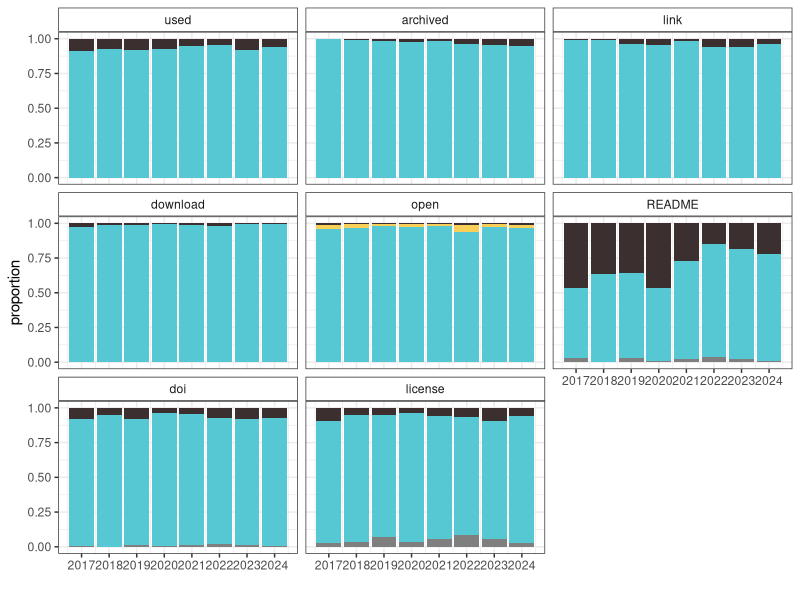
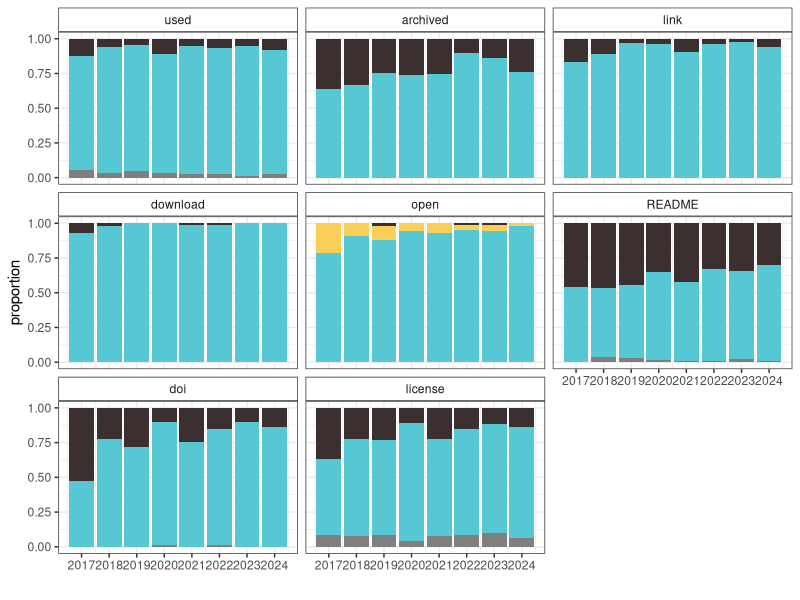
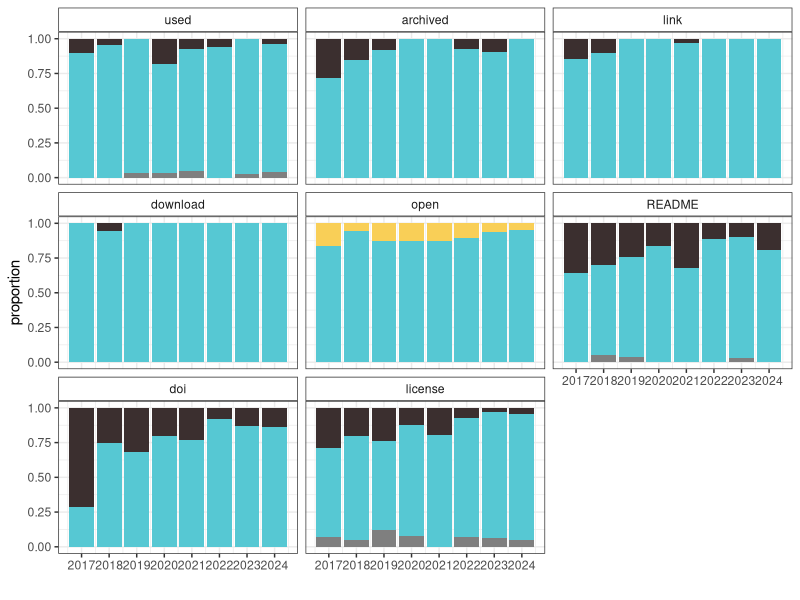
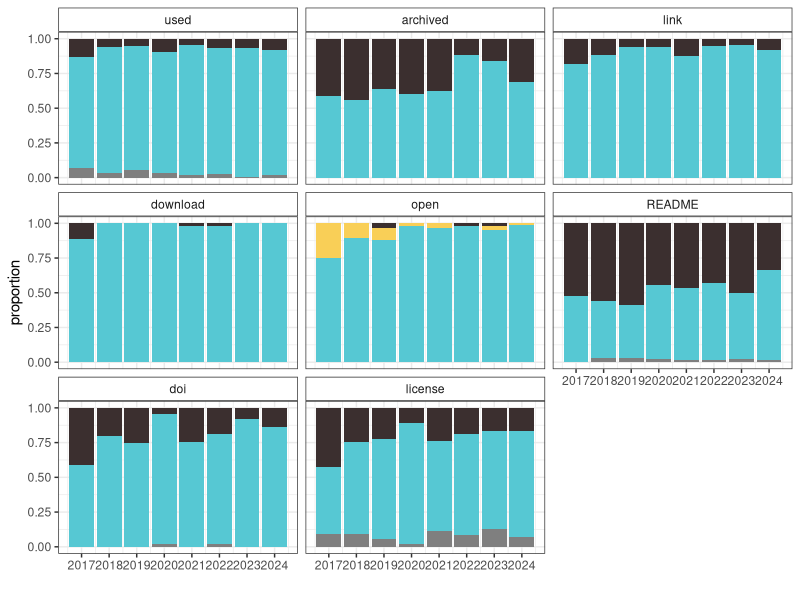

The R script that drew these images, in order:
# Through time figures
# No longer part of the paper

# Load libraries
library(tidyverse) # for data manipulation and plotting
library(patchwork) # for multi panel plots

# Build colour scheme for the journals
journal_cols <- c("#A2DACC", # ESE
                  "#EDC04E", # Functional Ecology
                  "#AC92ED", # J Animal Ecology
                  "#45B599", # J Applied Ecology
                  "#AECEF6", # J Ecology
                  "#e3626f", # MEE
                  "#DDAC93") # People and Nature

# Read in the data
papers <- read_csv("data/BES-data-code-hackathon-cleaned_2025-12-01.csv")

#--------------------------------------
# How have things changed through time?
#--------------------------------------
# DATA
#--------------------------------------
# Create a long dataframe for plotting
time_data <- 
  papers %>%
  # Select just variables of interest
  select(year_published, data_used, data_availability, data_link, data_download,
         data_open, data_doi, data_license, data_README) %>%
  # Recode as appropriate to clean options up a bit
  mutate(data_availability = case_when(data_availability == "No, but they are available on request" ~ "No",
                                       TRUE ~ as.character(data_availability))) %>%
  mutate(data_download = case_when(data_download == "No, because the data are embargoed" ~ "No",
                                   data_download == "Yes, but not all data" ~ "Yes",
                                   TRUE ~ as.character(data_download))) %>%
  mutate(data_open = case_when(data_open == "Needs specific software or too large" ~ "Maybe",
                               data_open == "Yes, but not all files" ~ "Yes",
                               TRUE ~ as.character(data_open))) %>%
  mutate(data_README = case_when(data_README == "Quasi-README" ~ "Yes",
                              TRUE ~ as.character(data_README))) %>%
  mutate(data_doi = case_when(data_doi == "Yes, but not for all data archived" ~ "Yes",
                              data_doi == "Yes, but DOI not found/incorrect" ~ "No",
                              TRUE ~ as.character(data_doi))) %>%
  mutate(data_license = case_when(data_license == "Yes, but not for all data archived" ~ "Yes",
                                  TRUE ~ as.character(data_license))) %>%
  # Reshape to make columns into rows 
  pivot_longer(c(data_used:data_README), names_to = "var") %>%
  # change the names so they look better on the plots
  mutate(var = case_when(var == "data_used" ~ "used",
                         var == "data_availability" ~ "archived",
                         var == "data_link" ~ "link",
                         var == "data_download" ~ "download",
                         var == "data_open" ~ "open",
                         var == "data_README" ~ "README",
                         var == "data_doi" ~ "doi",
                         var == "data_license" ~ "license")) %>%
  # Exclude NAs
  na.omit() %>%
  # Order levels of value
  mutate(value = factor(value, levels = c("No", "Maybe", "Yes"))) %>%
  # reorder the factors so the order is correct in the plot
  mutate(var = factor(var, levels = c("used", "archived", "link",
                                      "download", "open", "README",
                                      "doi", "license")))

# Plot
time_data_fig <- 
  ggplot(time_data, aes(x = year_published, fill = value)) + 
  geom_bar(position = "fill") + 
    scale_fill_manual(values = c("#3b2f2f", "#f9cf57","#56c8d3")) +
    theme_bw() +
    theme(legend.position = "none") +
    scale_x_continuous(breaks = c(2017:2024), labels = 2017:2024) +
    xlab("") +
    ylab("proportion") +
    facet_wrap(~var) +
    theme(strip.background = element_rect(fill = "white"))
  
# Save figure
ggsave(time_data_fig, file = "figures/supp-fig_data-through-time.jpg", width = 10, height = 5)

#--------------------------------------
# CODE
#--------------------------------------
# Create a long dataframe for plotting
time_code <- 
  papers %>%
  # Select just variables of interest
  select(year_published, code_used, code_availability, code_link, code_download,
         code_open, code_doi, code_license, code_README) %>%
  # Recode as appropriate to clean options up a bit
  mutate(code_open = case_when(code_open == "Maybe if I had the right software" ~ "Maybe",
                               TRUE ~ as.character(code_open))) %>%
  mutate(code_doi = case_when(code_doi == "Yes, same as data" ~ "Yes",
                              TRUE ~ as.character(code_doi))) %>%
  # Reshape to make columns into rows 
  pivot_longer(c(code_used:code_README), names_to = "var") %>%
  # change the names so they look better on the plots
  mutate(var = case_when(var == "code_used" ~ "used",
                         var == "code_availability" ~ "archived",
                         var == "code_link" ~ "link",
                         var == "code_download" ~ "download",
                         var == "code_open" ~ "open",
                         var == "code_README" ~ "README",
                         var == "code_doi" ~ "doi",
                         var == "code_license" ~ "license")) %>%
  # Exclude NAs
  na.omit() %>%
  # Order levels of value
  mutate(value = factor(value, levels = c("No", "Maybe", "Yes"))) %>%
  # reorder the factors so the order is correct in the plot
  mutate(var = factor(var, levels = c("used", "archived", "link",
                                      "download", "open", "README",
                                      "doi", "license")))

# Plot
time_code_fig <- 
  ggplot(time_code, aes(x = year_published, fill = value)) + 
  geom_bar(position = "fill") + 
  scale_fill_manual(values = c("#3b2f2f", "#f9cf57","#56c8d3")) +
  theme_bw() +
  theme(legend.position = "none") +
  scale_x_continuous(breaks = c(2017:2024), labels = 2017:2024) +
  xlab("") +
  ylab("proportion") +
  facet_wrap(~var) +
  theme(strip.background = element_rect(fill = "white"))

# Save figure
ggsave(time_code_fig, file = "figures/supp-fig_code-through-time.jpg", width = 10, height = 5)

#--------------------------------------
# CODE @ MEE only
#--------------------------------------
# Create a long dataframe for plotting
time_code_MEE <- 
  papers %>%
  filter(journal == "Methods in Ecology and Evolution") %>%
  # Select just variables of interest
  select(year_published, code_used, code_availability, code_link, code_download,
         code_open, code_doi, code_license, code_README) %>%
  # Recode as appropriate to clean options up a bit
  mutate(code_open = case_when(code_open == "Maybe if I had the right software" ~ "Maybe",
                               TRUE ~ as.character(code_open))) %>%
  mutate(code_doi = case_when(code_doi == "Yes, same as data" ~ "Yes",
                              TRUE ~ as.character(code_doi))) %>%
  # Reshape to make columns into rows 
  pivot_longer(c(code_used:code_README), names_to = "var") %>%
  # change the names so they look better on the plots
  mutate(var = case_when(var == "code_used" ~ "used",
                         var == "code_availability" ~ "archived",
                         var == "code_link" ~ "link",
                         var == "code_download" ~ "download",
                         var == "code_open" ~ "open",
                         var == "code_README" ~ "README",
                         var == "code_doi" ~ "doi",
                         var == "code_license" ~ "license")) %>%
  # Exclude NAs
  na.omit() %>%
  # Order levels of value
  mutate(value = factor(value, levels = c("No", "Maybe", "Yes"))) %>%
  # reorder the factors so the order is correct in the plot
  mutate(var = factor(var, levels = c("used", "archived", "link",
                                      "download", "open", "README",
                                      "doi", "license")))

# Plot
time_code_MEE_fig <- 
  ggplot(time_code_MEE, aes(x = year_published, fill = value)) + 
  geom_bar(position = "fill") + 
  scale_fill_manual(values = c("#3b2f2f", "#f9cf57","#56c8d3")) +
  theme_bw() +
  theme(legend.position = "none") +
  scale_x_continuous(breaks = c(2017:2024), labels = 2017:2024) +
  xlab("") +
  ylab("proportion") +
  facet_wrap(~var) +
  theme(strip.background = element_rect(fill = "white"))

# Save figure
ggsave(time_code_MEE_fig, file = "figures/supp-fig_code-through-time-MEE.jpg", width = 10, height = 5)


#--------------------------------------
# CODE excluding MEE
#--------------------------------------
# Create a long dataframe for plotting
time_code_noMEE <- 
  papers %>%
  filter(journal != "Methods in Ecology and Evolution") %>%
  # Select just variables of interest
  select(year_published, code_used, code_availability, code_link, code_download,
         code_open, code_doi, code_license, code_README) %>%
  # Recode as appropriate to clean options up a bit
  mutate(code_open = case_when(code_open == "Maybe if I had the right software" ~ "Maybe",
                               TRUE ~ as.character(code_open))) %>%
  mutate(code_doi = case_when(code_doi == "Yes, same as data" ~ "Yes",
                              TRUE ~ as.character(code_doi))) %>%
  # Reshape to make columns into rows 
  pivot_longer(c(code_used:code_README), names_to = "var") %>%
  # change the names so they look better on the plots
  mutate(var = case_when(var == "code_used" ~ "used",
                         var == "code_availability" ~ "archived",
                         var == "code_link" ~ "link",
                         var == "code_download" ~ "download",
                         var == "code_open" ~ "open",
                         var == "code_README" ~ "README",
                         var == "code_doi" ~ "doi",
                         var == "code_license" ~ "license")) %>%
  # Exclude NAs
  na.omit() %>%
  # Order levels of value
  mutate(value = factor(value, levels = c("No", "Maybe", "Yes"))) %>%
  # reorder the factors so the order is correct in the plot
  mutate(var = factor(var, levels = c("used", "archived", "link",
                                      "download", "open", "README",
                                      "doi", "license")))

# Plot
time_code_noMEE_fig <- 
  ggplot(time_code_noMEE, aes(x = year_published, fill = value)) + 
  geom_bar(position = "fill") + 
  scale_fill_manual(values = c("#3b2f2f", "#f9cf57","#56c8d3")) +
  theme_bw() +
  theme(legend.position = "none") +
  scale_x_continuous(breaks = c(2017:2024), labels = 2017:2024) +
  xlab("") +
  ylab("proportion") +
  facet_wrap(~var) +
  theme(strip.background = element_rect(fill = "white"))

# Save figure
ggsave(time_code_noMEE_fig, file = "figures/supp-fig_code-through-time-noMEE.jpg", width = 10, height = 5)
